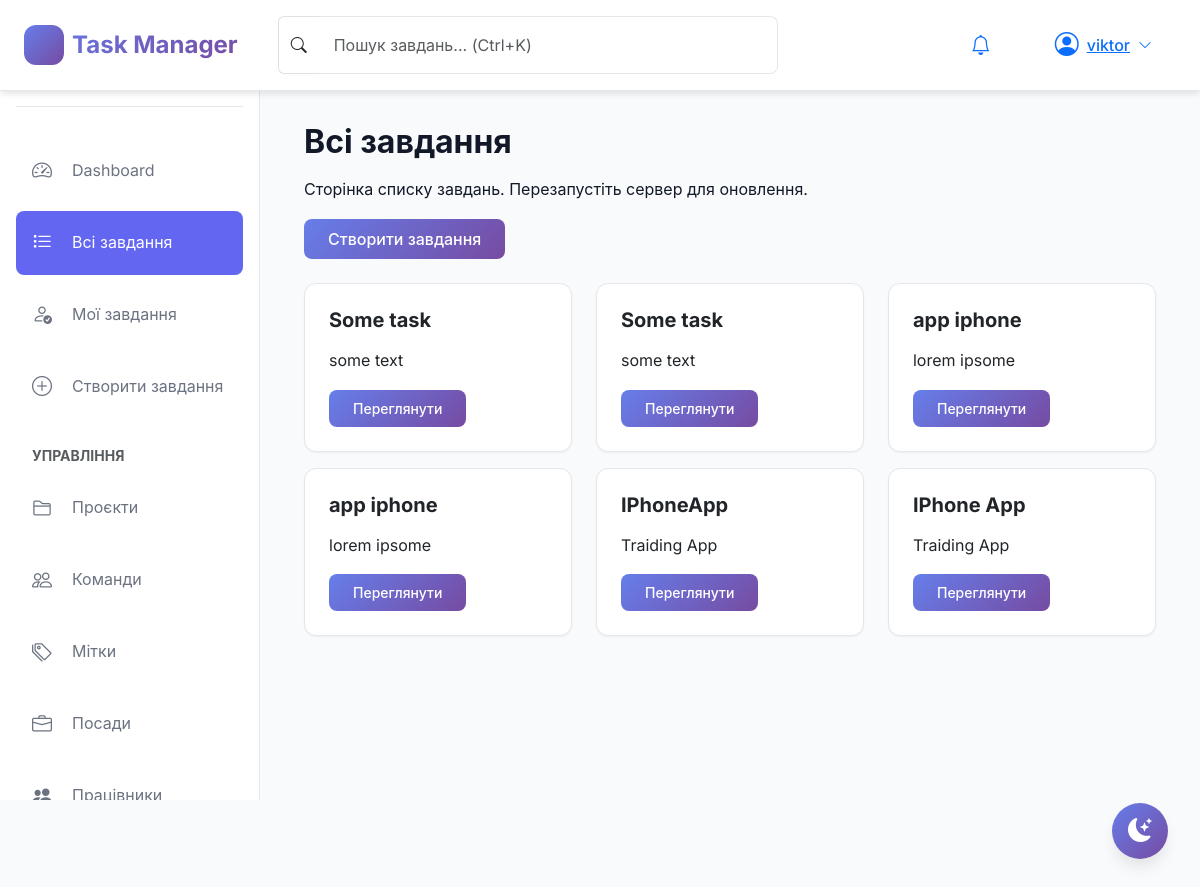
/tasks/ (signed in), run on the app's committed database.
### tasks/models.py (models this page shows, shortened)
class Worker(AbstractUser):
    position = models.ForeignKey(
        Position,
        on_delete=models.SET_NULL,
        null=True,
        related_name='workers',
        verbose_name='Посада'
    )
    email = models.EmailField(
        unique=True,
        validators=[EmailValidator()],
        verbose_name='Email'
    )
    first_name = models.CharField(max_length=150, verbose_name='Ім\'я')
    last_name = models.CharField(max_length=150, verbose_name='Прізвище')
    class Meta:
        verbose_name = 'Працівник'
        verbose_name_plural = 'Працівники'
    def get_unread_notifications_count(self):
        return self.notifications.filter(is_read=False).count()
    def get_unread_notifications(self):
        return self.notifications.filter(is_read=False).order_by('-created_at')

class Task(models.Model):
    PRIORITY_CHOICES = [
        ('Urgent', 'Термінове'),
        ('High', 'Високий'),
        ('Medium', 'Середній'),
        ('Low', 'Низький'),
    ]
    name = models.CharField(max_length=200, verbose_name='Назва завдання')
    description = models.TextField(verbose_name='Опис')
    deadline = models.DateField(
        verbose_name='Дедлайн', validators=[validate_deadline]
    )
    is_completed = models.BooleanField(default=False, verbose_name='Виконано')
    priority = models.CharField(
        max_length=20,
        choices=PRIORITY_CHOICES,
        default='Medium',
        verbose_name='Пріоритет'
    )
    task_type = models.ForeignKey(
        TaskType,
        on_delete=models.SET_NULL,
        null=True,
        related_name='tasks',
        verbose_name='Тип завдання'
    )
    assignees = models.ManyToManyField(
        Worker,
        related_name='assigned_tasks',
        verbose_name='Виконавці'
    )
    tags = models.ManyToManyField(
        Tag,
        related_name='tasks',
        blank=True,
        verbose_name='Теги'
    )
    project = models.ForeignKey(
        Project,
        on_delete=models.CASCADE,
        related_name='tasks',
        null=True,
        blank=True,
        verbose_name='Проєкт'
    )
    created_by = models.ForeignKey(
        Worker,
        on_delete=models.SET_NULL,
        null=True,
        related_name='created_tasks',
        verbose_name='Створив'
    )
    created_at = models.DateTimeField(
        auto_now_add=True, verbose_name='Дата створення'
    )
    updated_at = models.DateTimeField(
        auto_now=True, verbose_name='Дата оновлення'
    )
    class Meta:
        verbose_name = 'Завдання'
        verbose_name_plural = 'Завдання'
        ordering = ['-created_at']

### tasks/views.py (the view)
# urls.py: path('tasks/', views.TaskListView.as_view(), name='task_list'),
class TaskListView(LoginRequiredMixin, ListView):
    model = Task
    template_name = 'tasks/task_list.html'
    context_object_name = 'tasks'
    paginate_by = 10
    def get_queryset(self):
        queryset = Task.objects.all().select_related(
            'task_type', 'project', 'created_by'
        ).prefetch_related('assignees', 'tags')
        search = self.request.GET.get('search', '')
        status = self.request.GET.get('status', '')
        priority = self.request.GET.get('priority', '')
        project_id = self.request.GET.get('project', '')
        if search:
            queryset = queryset.filter(
                Q(name__icontains=search)
                | Q(description__icontains=search)
            )
        if status == 'completed':
            queryset = queryset.filter(is_completed=True)
        elif status == 'incomplete':
            queryset = queryset.filter(is_completed=False)
        if priority:
            queryset = queryset.filter(priority=priority)
        if project_id:
            queryset = queryset.filter(project_id=project_id)
        return queryset
    def get_context_data(self, **kwargs):
        context = super().get_context_data(**kwargs)
        context['projects'] = Project.objects.all()
        context['search'] = self.request.GET.get('search', '')
        context['status'] = self.request.GET.get('status', '')
        context['priority'] = self.request.GET.get('priority', '')
        context['project_id'] = self.request.GET.get('project', '')
        context['today'] = timezone.now().date()
        return context

### tasks/templates/tasks/task_list.html (shortened to what this page needs)
{% extends 'tasks/base.html' %}
{% block content %}
<div class="container-fluid">
    <h2>Всі завдання</h2>
    <p>Сторінка списку завдань. Перезапустіть сервер для оновлення.</p>
    <a href="{% url 'task_create' %}" class="btn btn-primary">Створити завдання</a>
    <div class="row mt-4">
        {% for task in tasks %}
        <div class="col-md-4 mb-3">
            <div class="card">
                <div class="card-body">
                    <h5>{{ task.name }}</h5>
                    <p>{{ task.description|truncatewords:10 }}</p>
                    <a href="{% url 'task_detail' task.pk %}" class="btn btn-sm btn-primary">Переглянути</a>
                </div>
            </div>
        </div>
        {% endfor %}
    </div>
</div>
{% endblock %}

### tasks/templates/tasks/base.html (shortened to what this page needs)
{% load static %}
<!DOCTYPE html>
<html lang="uk">
<head>
    <link href="https://cdn.jsdelivr.net/npm/bootstrap@5.3.2/dist/css/bootstrap.min.css" rel="stylesheet">
    <link rel="stylesheet" href="https://cdn.jsdelivr.net/npm/bootstrap-icons@1.11.1/font/bootstrap-icons.css">
    <link rel="stylesheet" href="{% static 'css/style.css' %}">
</head>
<body>
    {% if user.is_authenticated %}
    <nav class="navbar navbar-expand-lg sticky-top">
        <div class="container-fluid px-4">
            <a class="navbar-brand d-flex align-items-center gap-2" href="{% url 'dashboard' %}">
                <div class="sidebar-logo">
                    <i class="bi bi-check2-circle"></i>
                </div>
                <span class="fw-bold">Task Manager</span>
            </a>
            <div class="d-none d-md-flex flex-grow-1 mx-4">
                <div class="input-group" style="max-width: 500px;">
                    <span class="input-group-text bg-transparent border-end-0">
                        <i class="bi bi-search"></i>
                    </span>
                    <input type="text" class="form-control border-start-0" id="search-input"
                        placeholder="Пошук завдань... (Ctrl+K)">
                </div>
            </div>
            <div class="d-flex align-items-center gap-3">
                <div class="dropdown">
                    <button class="btn btn-link position-relative" data-bs-toggle="dropdown">
                        <i class="bi bi-bell fs-5"></i>
                    </button>
                </div>
                <div class="dropdown">
                    <button class="btn btn-link d-flex align-items-center gap-2" data-bs-toggle="dropdown">
                        <div class="avatar">
                            <i class="bi bi-person-circle fs-4"></i>
                        </div>
                        <span class="d-none d-md-inline">{{ user.get_full_name|default:user.username }}</span>
                        <i class="bi bi-chevron-down small"></i>
                    </button>
                </div>
            </div>
        </div>
    </nav>
    <aside class="sidebar">
        <div class="sidebar-header">
            <div class="sidebar-logo">
            </div>
            <div>
                <h5 class="mb-0">Task Manager</h5>
                <small class="text-muted">Керуйте завданнями</small>
            </div>
        </div>
        <nav class="sidebar-nav">
            <ul class="list-unstyled">
                <li class="sidebar-nav-item">
                    <a href="{% url 'dashboard' %}"
                        class="sidebar-nav-link {% if request.resolver_match.url_name == 'dashboard' %}active{% endif %}">
                        <i class="bi bi-speedometer2"></i>
                        <span>Dashboard</span>
                    </a>
                </li>
                <li class="sidebar-nav-item">
                    <a href="{% url 'task_list' %}"
                        class="sidebar-nav-link {% if request.resolver_match.url_name == 'task_list' %}active{% endif %}">
                        <i class="bi bi-list-task"></i>
                        <span>Всі завдання</span>
                    </a>
                </li>
                <li class="sidebar-nav-item">
                    <a href="{% url 'my_tasks' %}"
                        class="sidebar-nav-link {% if request.resolver_match.url_name == 'my_tasks' %}active{% endif %}">
                        <i class="bi bi-person-check"></i>
                        <span>Мої завдання</span>
                    </a>
                </li>
                <li class="sidebar-nav-item">
                    <a href="{% url 'task_create' %}"
                        class="sidebar-nav-link {% if request.resolver_match.url_name == 'task_create' %}active{% endif %}">
                        <i class="bi bi-plus-circle"></i>
                        <span>Створити завдання</span>
                    </a>
                </li>
                <li class="mt-4 mb-2 px-3">
                    <small class="text-muted text-uppercase fw-bold">Управління</small>
                </li>
                <li class="sidebar-nav-item">
                    <a href="{% url 'project_list' %}"
                        class="sidebar-nav-link {% if 'project' in request.path %}active{% endif %}">
                        <i class="bi bi-folder2"></i>
                        <span>Проєкти</span>
                    </a>
                </li>
                <li class="sidebar-nav-item">
                    <a href="{% url 'team_list' %}"
                        class="sidebar-nav-link {% if 'team' in request.path %}active{% endif %}">
                        <i class="bi bi-people"></i>
                        <span>Команди</span>
                    </a>
                </li>
                <li class="sidebar-nav-item">
                    <a href="{% url 'tag_list' %}"
                        class="sidebar-nav-link {% if 'tag' in request.path %}active{% endif %}">
                        <i class="bi bi-tags"></i>
                        <span>Мітки</span>
                    </a>
                </li>
                {% if user.is_superuser %}
                <li class="sidebar-nav-item">
                    <a href="{% url 'position_list' %}"
                        class="sidebar-nav-link {% if 'position' in request.path %}active{% endif %}">
                        <i class="bi bi-briefcase"></i>
                        <span>Посади</span>
                    </a>
                </li>
                <li class="sidebar-nav-item">
                    <a href="{% url 'worker_list' %}"
                        class="sidebar-nav-link {% if 'worker' in request.path %}active{% endif %}">
                        <i class="bi bi-people-fill"></i>
                        <span>Працівники</span>
                    </a>
                </li>
                {% endif %}
            </ul>
        </nav>
    </aside>
    <main class="main-content">
        {% block content %}{% endblock %}
    </main>
    <button class="theme-toggle" id="theme-toggle" title="Перемкнути тему">
        <i class="bi bi-moon-stars-fill"></i>
    </button>
    {% endif %}
</body>
</html>

### data on the page
Worker: get_full_name "viktor"
Task: name "Some task", description "some text"
Task: name "Some task", description "some text"
Task: name "app iphone", description "lorem ipsome"
Task: name "app iphone", description "lorem ipsome"
Task: name "IPhoneApp", description "Traiding App"
Task: name "IPhone App", description "Traiding App"
